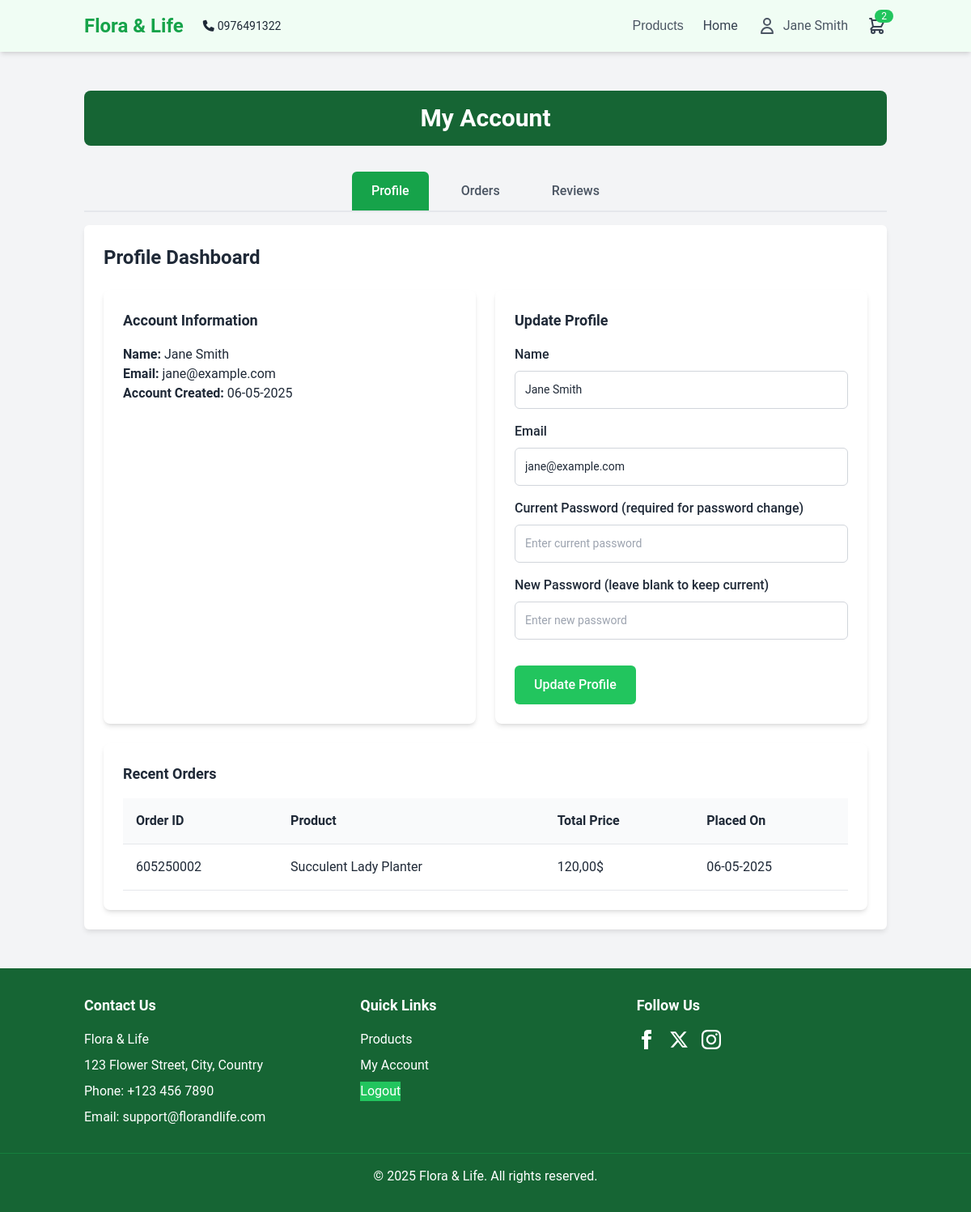
The app's page /customer_info.php (signed in), older data.
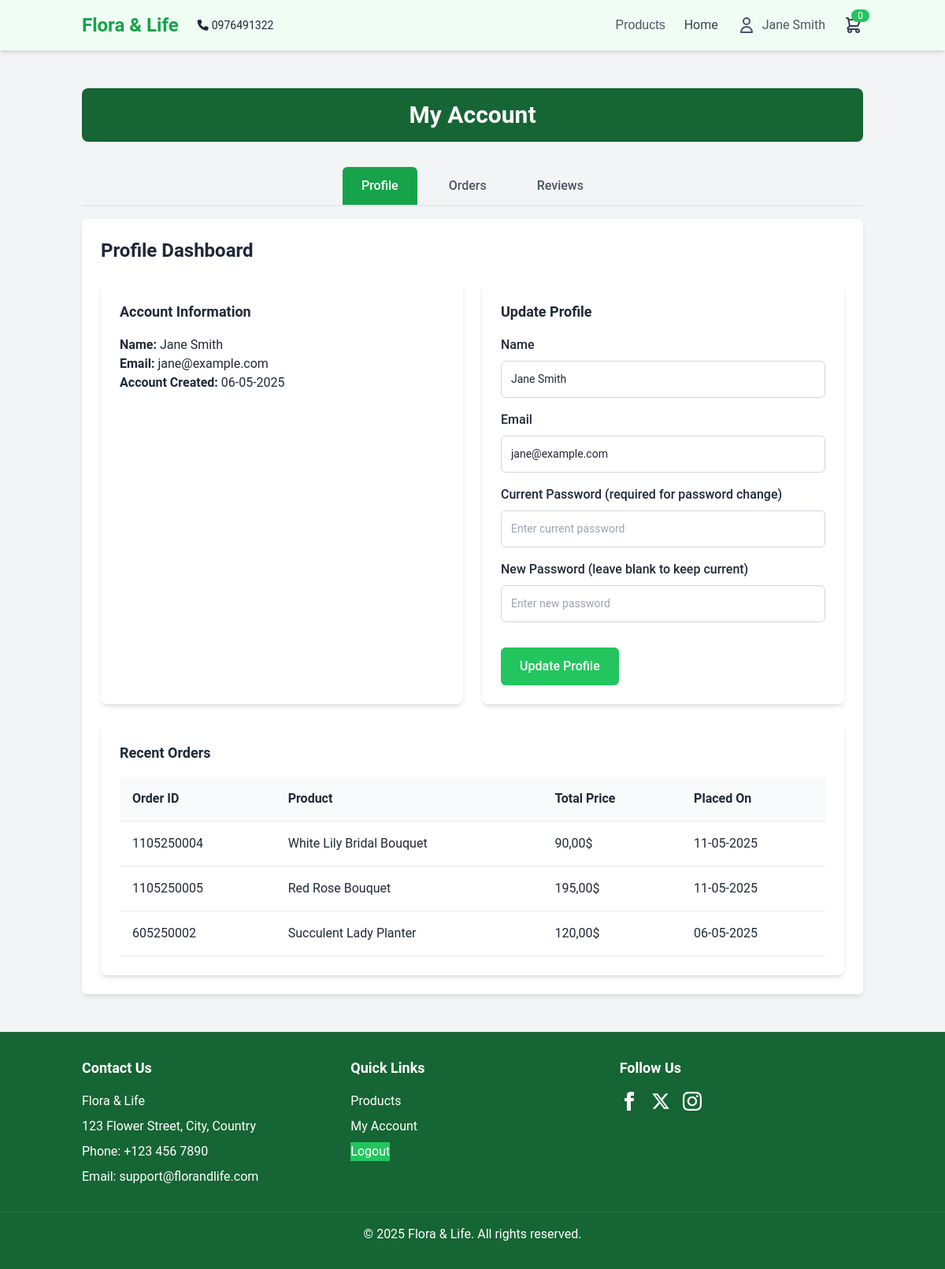
The same page, newer data.
### tables this page shows
CREATE TABLE `orders` (
  `id` bigint(20) NOT NULL,
  `user_id` bigint(20) NOT NULL,
  `product_id` bigint(20) NOT NULL,
  `name` varchar(255) NOT NULL,
  `number` varchar(30) NOT NULL,
  `email` varchar(255) NOT NULL,
  `method` varchar(255) NOT NULL,
  `address` varchar(255) NOT NULL,
  `total_price` decimal(10,2) NOT NULL,
  `placed_on` datetime NOT NULL DEFAULT current_timestamp(),
  `payment_status` enum('pending','confirmed','completed') NOT NULL DEFAULT 'pending',
  `admin_approval` enum('pending','approved','rejected') NOT NULL DEFAULT 'pending',
  `created_at` datetime DEFAULT current_timestamp(),
  `updated_at` datetime DEFAULT current_timestamp() ON UPDATE current_timestamp()
);

CREATE TABLE `products` (
  `id` bigint(20) NOT NULL,
  `name` varchar(255) NOT NULL,
  `price` decimal(10,2) NOT NULL,
  `sale` decimal(10,2) NOT NULL DEFAULT 0.00,
  `product_detail` text NOT NULL,
  `image` varchar(255) NOT NULL,
  `origin` varchar(255) DEFAULT NULL,
  `type` enum('birthday','wedding','bouquet','condolence','basket','other') DEFAULT 'other',
  `created_at` datetime DEFAULT current_timestamp(),
  `updated_at` datetime DEFAULT current_timestamp() ON UPDATE current_timestamp()
);

### customer_info.php (the view, shortened to what the changed rows need)
<?php
include 'connection.php';
$user_id = isset($_SESSION['user_id']) ? $_SESSION['user_id'] : null;
$stmt = $conn->prepare("SELECT COUNT(*) as count FROM cart WHERE user_id = ?");
$stmt->bind_param("i", $user_id);
$stmt->execute();
$cart_count = $stmt->get_result()->fetch_assoc()['count'];
$stmt = $conn->prepare("
    SELECT o.id, p.name as product_name, o.total_price, o.placed_on
    FROM orders o
    JOIN products p ON o.product_id = p.id
    WHERE o.user_id = ?
    ORDER BY o.placed_on DESC
    LIMIT 3
");
$stmt->bind_param("i", $user_id);
$stmt->execute();
$recent_orders = $stmt->get_result()->fetch_all(MYSQLI_ASSOC);
?>
<!DOCTYPE html>
<html lang="en">
<head>
    <link rel="stylesheet" href="style1.css">
    <script src="https://cdn.tailwindcss.com"></script>
    <link rel="stylesheet" href="https://cdnjs.cloudflare.com/ajax/libs/font-awesome/6.4.2/css/all.min.css"/>
</head>
<body>
    <header class="bg-green-50 shadow-md sticky top-0 z-50">
        <div class="container mx-auto px-4 py-4 flex justify-between items-center">
            <nav class="nav-links flex space-x-6 items-center">
                <a href="cart.php" class="text-gray-700 hover:text-green-500 relative">
                    <svg class="w-6 h-6" fill="none" stroke="currentColor" viewBox="0 0 24 24">
                        <path stroke-linecap="round" stroke-linejoin="round" stroke-width="2" d="M3 3h2l.4 2M7 13h10l4-8H5.4M7 13L5.4 5M7 13l-2.293 2.293c-.63.63-.184 1.707.707 1.707H17m0 0a2 2 0 100 4 2 2 0 000-4zm-8 2a2 2 0 11-4 0 2 2 0 014 0z"></path>
                    </svg>
                    <span class="absolute -top-2 -right-2 bg-green-500 text-white text-xs rounded-full px-2"><?php echo $cart_count; ?></span>
                </a>
            </nav>
        </div>
    </header>
    <main class="py-12 bg-gray-100">
        <div class="container mx-auto px-4">
            <h2 class="text-3xl font-bold text-white text-center bg-green-800 py-4 mb-8 rounded-lg">My Account</h2>
            <div id="Profile" class="tabcontent" style="display: block;">
                <div class="bg-white p-6 rounded-lg shadow-md mt-6">
                    <?php if (empty($recent_orders)): ?>
                        <p class="text-gray-600">No recent orders.</p>
                    <?php else: ?>
                        <table>
                            <thead>
                                <tr>
                                    <th>Order ID</th>
                                    <th>Product</th>
                                    <th>Total Price</th>
                                    <th>Placed On</th>
                                </tr>
                            </thead>
                            <tbody>
                                <?php foreach ($recent_orders as $order): ?>
                                    <tr>
                                        <td><?php echo htmlspecialchars($order['id']); ?></td>
                                        <td><?php echo htmlspecialchars($order['product_name']); ?></td>
                                        <td><?php echo number_format($order['total_price'], 2, ',', '.'); ?>$</td>
                                        <td><?php echo date('d-m-Y', strtotime($order['placed_on'])); ?></td>
                                    </tr>
                                <?php endforeach; ?>
                            </tbody>
                        </table>
                    <?php endif; ?>
                </div>
            </div>
        </div>
    </main>
</body>
</html>

Row changes from the older to the newer data that the page shows:
added orders: id "1105250004", product.name "White Lily Bridal Bouquet", total_price "90,00", placed_on "11-05-2025"
added orders: id "1105250005", product.name "Red Rose Bouquet", total_price "195,00", placed_on "11-05-2025"
Text that changed along with them:
$cart_count: "2" → "0"
